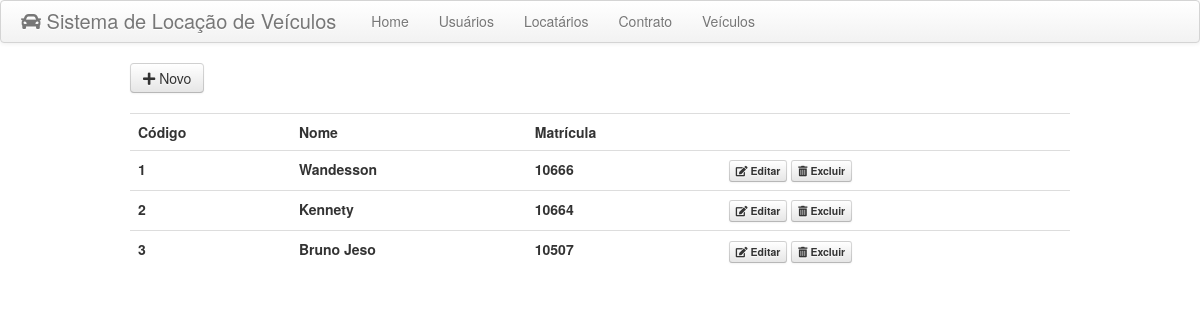
/view/usuarios.php, run on the app's committed database.
### tables this page shows
CREATE TABLE `pessoa` (
  `id` int(11) NOT NULL,
  `nome` varchar(100) NOT NULL,
  `cpf` varchar(11) NOT NULL,
  `matricula` varchar(20) NOT NULL,
  `tipo` int(1) NOT NULL
);

### model/Pessoa.php (called while the page is built, shortened)
<?php
    class Pessoa {
        public function obtemPessoas($tipo){
            $conexao = new Conexao();
            $con = $conexao->getConexao();
            $pessoas = $con->query("select id, nome, cpf, matricula from pessoa where tipo='$tipo'");
            return $pessoas;
        }
    }
?>

### model/Usuario.php (called while the page is built, shortened)
<?php
    require_once("Pessoa.php");
    class Usuario extends Pessoa {
        public function obtemUsuarios(){
            return $usuarios = $this->obtemPessoas(1);
        }
    }
?>

### view/usuarios.php (the view, shortened to what this page needs)
<!DOCTYPE html>
<html>
    <head>
        <link href="../bootstrap/css/bootstrap.min.css" rel="stylesheet" media="screen">
        <link rel="stylesheet" href="https://use.fontawesome.com/releases/v5.7.1/css/all.css">
    </head>
    <body>
        <div class="navbar">
            <div class="navbar-inner">
                <a class="brand" href="#"><i class="fas fa-car"></i> Sistema de Locação de Veículos</a>
                <ul class="nav">
                <li><a href="../index.php">Home</a></li>
                <li><a href=usuarios.php>Usuários</a></li>
                <li><a href=locatarios.php>Locatários</a></li>
                <li><a href=contratos.php>Contrato</a></li>
                <li><a href=veiculos.php>Veículos</a></li>
                </ul>
            </div>
        </div>
        <div class="container">
            <a class="btn" href="novo/usuario.php"><i class="fas fa-plus"></i> Novo</a><br><br>
            <table class="table table-hover">
                <tr>
                    <th>Código</th>
                    <th>Nome</th>
                    <th>Matrícula</th>
                    <th></th>
                </tr>
            <?php
                require_once("../model/Usuario.php");
                $usuario = new Usuario();
                $usuarios = $usuario->obtemUsuarios();
                if ($usuarios){
                    foreach($usuarios as $u)
                        echo "<tr>"
                            . '<th>' . $u['id'] . '</th>'
                            . '<th>' . $u['nome'] . '</th>'
                            . '<th>' . $u['matricula'] . '</th>'
                            . '<th>' .
                                '<a class="btn btn-mini" href="../controller/obter/obtemUsuario.php?id=' . $u['id'] . '"><i class="fas fa-edit"></i> Editar</a>' . ' ' .
                                '<a class="btn btn-mini" href="../controller/excluir/excluiUsuario.php?id=' . $u['id'] . '"><i class="fas fa-trash-alt"></i> Excluir</a>'
                            . '</th>'
                            . "</tr>";
                    echo "</table>";
                }
            ?>
        </div>
    </body>
</html>

### data on the page
pessoa: id "1", nome "Wandesson", matricula "10666"
pessoa: id "2", nome "Kennety", matricula "10664"
pessoa: id "3", nome "Bruno Jeso", matricula "10507"
